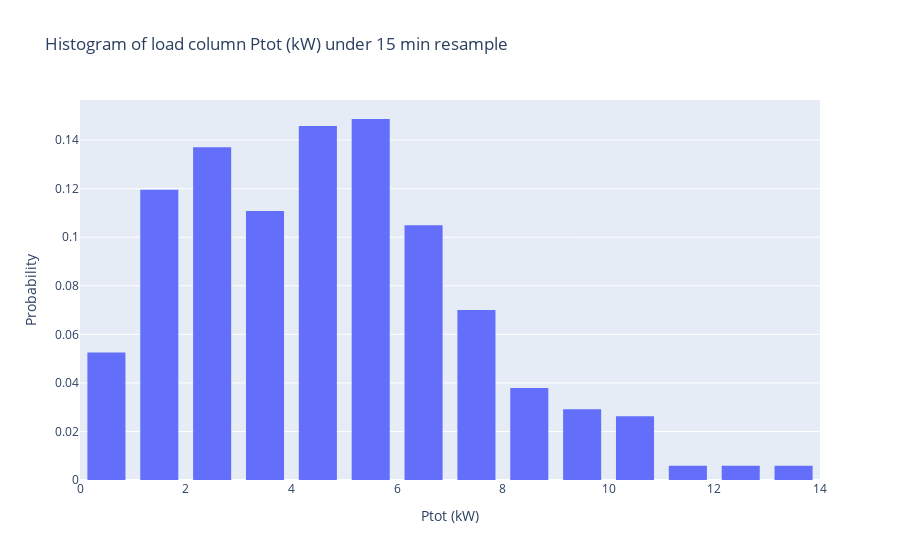

Write notebook code for a chart like this one.
### Markdown cell above
# Histogram of Load Consumption

### Code cell
# plot histogram where x is the mean of column Ptot and y is number of days using plotly_go

fig = go.Figure(data=[go.Histogram(x=df_load_mean['Ptot (kW)'],
                                   histnorm='probability'
                                   )])

fig.update_layout(
    title_text='Histogram of load column Ptot (kW) under 15 min resample',
    xaxis_title_text='Ptot (kW)',
    yaxis_title_text='Probability',
    bargap=0.2, # gap between bars of adjacent location coordinates.
    bargroupgap=0.1 # gap between bars of the same location coordinate.
)

fig.show()

### Figure 1 — Plotly figure (JSON) as saved in the notebook; plotly's stock layout.template omitted (floating-point values rounded to 4 significant figures; data arrays with more than 128 entries replaced by an {"elided": "..."} marker saying what was removed)
{"data": [{"histnorm": "probability", "type": "histogram", "x": {"elided": "343 float values"}}], "layout": {"bargap": 0.2, "bargroupgap": 0.1, "title": {"text": "Histogram of load column Ptot (kW) under 15 min resample"}, "xaxis": {"title": {"text": "Ptot (kW)"}}, "yaxis": {"title": {"text": "Probability"}}}}
